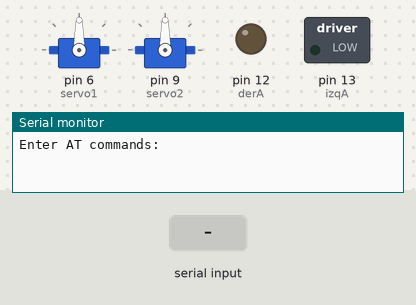
Recording of a sketch running on a simulated Arduino Uno, built with avr-gcc and run on an emulated ATmega328P. On the bench: 2 × servo, switched loads named in the sketch (green lamp = pin HIGH), output pins drawn as LEDs (lit = HIGH), the last lines printed to the serial monitor. The inputs (shaded band) are chosen by the test bench.

Above: at 1.2 s.
1.3 s: "c" received over the second serial link
At 3.4 s:
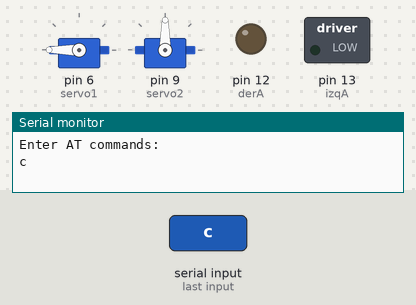
4.3 s: "a" received over the second serial link
At 5.0 s:
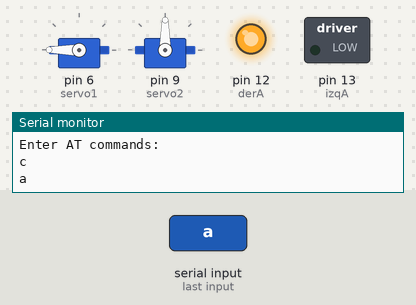
5.8 s: "o" received over the second serial link
At 6.2 s:
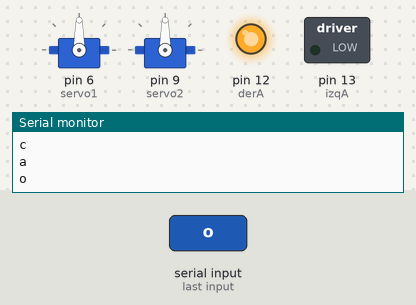
7.3 s: "b" received over the second serial link
At 7.7 s:
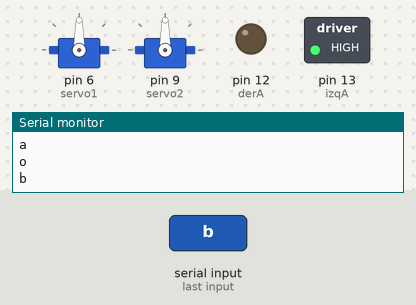
8.8 s: "d" received over the second serial link
11.8 s: "e" received over the second serial link
At 15.0 s:
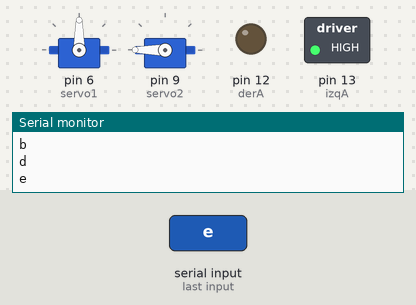
Timing chart, 0 to 24.8 s (numbered marks = the images above; inputs shaded):
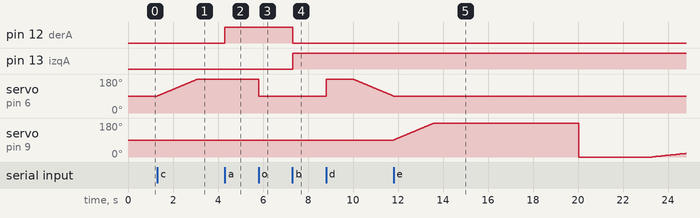

Measured:
- after the input at 1.3 s, servo on pin 6 (servo1): moves from 90° to 180° over 1.8 s, starting at once
- after the input at 4.3 s, pin 12 (derA): LOW → HIGH at once
- after the input at 5.8 s, servo on pin 6 (servo1): 180° → 90° at once
- after the input at 7.3 s, pin 12 (derA): HIGH → LOW at once; pin 13 (izqA): LOW → HIGH at once
- after the input at 11.8 s, servo on pin 6 (servo1): stays 90° (without the input it goes to 89° after 0.01 s)

The sketch:

Brazo_Robot_Bluetooth.ino
```cpp
/* Inspirado en El Profe Garcia


 Conexion del Modulo Bluetooth HC-06 y el Arduino
 ARDUINO    Bluetooth HC-06
 2 (RX)       TX
 3 (TX)       RX
 5V           VCC
 GND          GND


 */

#include <Servo.h>                // Incluye la libreria Servo
#include <SoftwareSerial.h> // Al incluir esta liobrería podemos usar el HC-06 con otros pines que no son el 0 y el 1

SoftwareSerial BT1(2,3); // Crea el objeto BT1. Pines 2 y 3 para RX, TX recordar que se cruzan
Servo servo1;   // Crea el objeto servo1 con las caracteristicas de Servo
Servo servo2;   // Crea el objeto servo2 con las caracteristicas de Servo
int izqA = 13;
int derA = 12;
int vel = 255;            // Velocidad de los motores (0-255)
int estado=9;         // inicia detenido

int tx = 2;            // define el pin 2 como tx del HC-06
int rx = 3;            // define el pin 3 como rx del HC-06
int duracion, distancia;  // para Calcular distacia
char dato='o';
int angServo1=90;
int angServo2=90;

void setup()  {
  Serial.begin(9600);    // inicia el puerto serial para comunicacion con el Bluetooth
  Serial.println("Enter AT commands:");
  BT1.begin(9600);
  pinMode(derA, OUTPUT);
  pinMode(izqA, OUTPUT);

  servo1.attach(6,660,1400);    // Asocia el servo1 al pin 11, define el min y max del ancho del pulso
  servo2.attach(9,660,1400);                              // eso depende del fabricante del servo
}

void loop()  {
  int t1=50;
  int t2=20;
  int angulo=1;
  //dato='h';

  if (BT1.available())
    {
     dato = BT1.read();  //Lee cada carácter uno por uno y se almacena en una variable
     Serial.println(dato);  //Imprimimos en la consola el carácter recibido
    }
  if (dato=='h'){
     digitalWrite(derA, LOW);//Así se para el motor de cc, o con cualquier dato!= de 'a' o 'b'
     digitalWrite(izqA, LOW);
    }
  if (dato=='o'){     //Podríamos decir que los servos van al punto Home de referencia
    servo1.write(90);
    servo2.write(90);
    delay(t2);
    }

  if(dato=='a'){              // 1ª Articulación Base o Peana, se mueve en un sentido es la flecha B_1ªArt_Izq de la app Brazorobotbluetooth.
    digitalWrite(derA, HIGH); // Se mueve el motor de cc gracias al LM289
    digitalWrite(izqA, LOW);
    delay(t1);
    }
  if(dato=='b'){                 // 1ª Articulación Base o Peana, se mueve en el otro sentido es la flecha B_1ªArt_Dcha de la app Brazorobotbluetooth.
    digitalWrite(derA, LOW);     // Se mueve el motor de cc gracias al LM289
    digitalWrite(izqA, HIGH);
    delay(t1);
    }
  if(dato=='c'){
     angServo1=angServo1+angulo;
     servo1.write(angServo1); // 2ª Articulación Hombro, el servo1 se mueve en un sentido, es la flecha B_2ªArt_Izq de la app Brazorobotbluetooth.
     delay(t2);
     }
  if(dato=='d'){
    angServo1=angServo1-angulo;
    servo1.write(angServo1); // 2ª Articulación Hombro, el servo1 se mueve en el otro sentido, es la flecha B_2ªArt_Dcha de la app Brazorobotbluetooth.
     delay(t2);
     }
if(dato=='e'){
     angServo2=angServo2+angulo;
     servo2.write(angServo2); // 3ª Articulación Codo, el servo2 se mueve en un sentido, es la flecha B_3ªArt_Izq de la app Brazorobotbluetooth.
     delay(t2);
      }
  if(dato=='f'){
    angServo2=angServo2-angulo;
    servo2.write(angServo2); // 3ª Articulación Codo, el servo2 se mueve en el otro sentido, es la flecha B_3ªArt_Dcha de la app Brazorobotbluetooth.
     delay(t2);
   }

}
```
